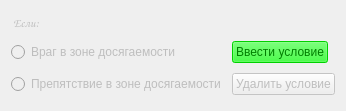
  <widget class="QWidget" name="layoutWidget_6">
   <property name="geometry">
    <rect>
     <x>890</x>
     <y>80</y>
     <width>298</width>
     <height>111</height>
    </rect>
   </property>
   <layout class="QGridLayout" name="gridLayout_13">
    <property name="sizeConstraint">
     <enum>QLayout::SetMinimumSize</enum>
    </property>
    <item row="3" column="0">
     <layout class="QHBoxLayout" name="horizontalLayout_9">
      <item>
       <widget class="QRadioButton" name="ButtonConditionEnemyClose">
        <property name="enabled">
         <bool>false</bool>
        </property>
        <property name="text">
         <string>Враг в зоне досягаемости</string>
        </property>
       </widget>
      </item>
     </layout>
    </item>
    <item row="4" column="0">
     <widget class="QRadioButton" name="ButtonConditionWallClose">
      <property name="enabled">
       <bool>false</bool>
      </property>
      <property name="text">
       <string>Препятствие в зоне досягаемости</string>
      </property>
     </widget>
    </item>
    <item row="3" column="1">
     <widget class="QPushButton" name="AddCondition">
      <property name="enabled">
       <bool>false</bool>
      </property>
      <property name="sizePolicy">
       <sizepolicy hsizetype="Maximum" vsizetype="Fixed">
        <horstretch>0</horstretch>
        <verstretch>0</verstretch>
       </sizepolicy>
      </property>
      <property name="palette">
       <palette>
        <active>
         <colorrole role="WindowText">
          <brush brushstyle="SolidPattern">
           <color alpha="255">
            <red>0</red>
            <green>0</green>
            <blue>0</blue>
           </color>
          </brush>
         </colorrole>
         <colorrole role="Button">
          <brush brushstyle="SolidPattern">
           <color alpha="255">
            <red>0</red>
            <green>255</green>
            <blue>0</blue>
           </color>
          </brush>
         </colorrole>
         <colorrole role="Light">
          <brush brushstyle="SolidPattern">
           <color alpha="255">
            <red>127</red>
            <green>255</green>
            <blue>127</blue>
           </color>
          </brush>
         </colorrole>
         <colorrole role="Midlight">
          <brush brushstyle="SolidPattern">
           <color alpha="255">
            <red>63</red>
            <green>255</green>
            <blue>63</blue>
           </color>
          </brush>
         </colorrole>
         <colorrole role="Dark">
          <brush brushstyle="SolidPattern">
           <color alpha="255">
            <red>0</red>
            <green>127</green>
            <blue>0</blue>
           </color>
          </brush>
         </colorrole>
         <colorrole role="Mid">
          <brush brushstyle="SolidPattern">
           <color alpha="255">
            <red>0</red>
            <green>170</green>
            <blue>0</blue>
           </color>
          </brush>
         </colorrole>
         <colorrole role="Text">
          <brush brushstyle="SolidPattern">
           <color alpha="255">
            <red>0</red>
            <green>0</green>
            <blue>0</blue>
           </color>
          </brush>
         </colorrole>
         <colorrole role="BrightText">
          <brush brushstyle="SolidPattern">
           <color alpha="255">
            <red>255</red>
            <green>255</green>
            <blue>255</blue>
           </color>
          </brush>
         </colorrole>
         <colorrole role="ButtonText">
          <brush brushstyle="SolidPattern">
           <color alpha="255">
            <red>0</red>
            <green>0</green>
            <blue>0</blue>
           </color>
          </brush>
         </colorrole>
         <colorrole role="Base">
          <brush brushstyle="SolidPattern">
           <color alpha="255">
            <red>255</red>
            <green>255</green>
            <blue>255</blue>
           </color>
          </brush>
         </colorrole>
         <colorrole role="Window">
          <brush brushstyle="SolidPattern">
           <color alpha="255">
            <red>0</red>
            <green>255</green>
            <blue>0</blue>
           </color>
          </brush>
         </colorrole>
         <colorrole role="Shadow">
          <brush brushstyle="SolidPattern">
           <color alpha="255">
            <red>0</red>
            <green>0</green>
            <blue>0</blue>
           </color>
          </brush>
         </colorrole>
         <colorrole role="AlternateBase">
          <brush brushstyle="SolidPattern">
           <color alpha="255">
            <red>127</red>
            <green>255</green>
            <blue>127</blue>
           </color>
          </brush>
         </colorrole>
         <colorrole role="ToolTipBase">
          <brush brushstyle="SolidPattern">
           <color alpha="255">
            <red>255</red>
            <green>255</green>
            <blue>220</blue>
           </color>
          </brush>
         </colorrole>
         <colorrole role="ToolTipText">
          <brush brushstyle="SolidPattern">
           <color alpha="255">
            <red>0</red>
            <green>0</green>
            <blue>0</blue>
           </color>
          </brush>
         </colorrole>
         <colorrole role="PlaceholderText">
          <brush brushstyle="SolidPattern">
           <color alpha="128">
            <red>0</red>
            <green>0</green>
            <blue>0</blue>
           </color>
          </brush>
         </colorrole>
        </active>
        <inactive>
         <colorrole role="WindowText">
          <brush brushstyle="SolidPattern">
           <color alpha="255">
            <red>0</red>
            <green>0</green>
            <blue>0</blue>
           </color>
          </brush>
         </colorrole>
         <colorrole role="Button">
          <brush brushstyle="SolidPattern">
           <color alpha="255">
            <red>0</red>
            <green>255</green>
            <blue>0</blue>
           </color>
          </brush>
         </colorrole>
         <colorrole role="Light">
          <brush brushstyle="SolidPattern">
           <color alpha="255">
            <red>127</red>
            <green>255</green>
            <blue>127</blue>
           </color>
          </brush>
         </colorrole>
         <colorrole role="Midlight">
          <brush brushstyle="SolidPattern">
           <color alpha="255">
            <red>63</red>
            <green>255</green>
            <blue>63</blue>
           </color>
          </brush>
         </colorrole>
         <colorrole role="Dark">
          <brush brushstyle="SolidPattern">
           <color alpha="255">
            <red>0</red>
            <green>127</green>
            <blue>0</blue>
           </color>
          </brush>
         </colorrole>
         <colorrole role="Mid">
          <brush brushstyle="SolidPattern">
           <color alpha="255">
            <red>0</red>
            <green>170</green>
            <blue>0</blue>
           </color>
          </brush>
         </colorrole>
         <colorrole role="Text">
          <brush brushstyle="SolidPattern">
           <color alpha="255">
            <red>0</red>
            <green>0</green>
            <blue>0</blue>
           </color>
          </brush>
         </colorrole>
         <colorrole role="BrightText">
          <brush brushstyle="SolidPattern">
           <color alpha="255">
            <red>255</red>
            <green>255</green>
            <blue>255</blue>
           </color>
          </brush>
         </colorrole>
         <colorrole role="ButtonText">
          <brush brushstyle="SolidPattern">
           <color alpha="255">
            <red>0</red>
            <green>0</green>
            <blue>0</blue>
           </color>
          </brush>
         </colorrole>
         <colorrole role="Base">
          <brush brushstyle="SolidPattern">
           <color alpha="255">
            <red>255</red>
            <green>255</green>
            <blue>255</blue>
           </color>
          </brush>
         </colorrole>
         <colorrole role="Window">
          <brush brushstyle="SolidPattern">
           <color alpha="255">
            <red>0</red>
            <green>255</green>
            <blue>0</blue>
           </color>
          </brush>
         </colorrole>
         <colorrole role="Shadow">
          <brush brushstyle="SolidPattern">
           <color alpha="255">
            <red>0</red>
            <green>0</green>
            <blue>0</blue>
           </color>
          </brush>
         </colorrole>
         <colorrole role="AlternateBase">
          <brush brushstyle="SolidPattern">
           <color alpha="255">
            <red>127</red>
            <green>255</green>
            <blue>127</blue>
           </color>
          </brush>
         </colorrole>
         <colorrole role="ToolTipBase">
          <brush brushstyle="SolidPattern">
           <color alpha="255">
            <red>255</red>
            <green>255</green>
            <blue>220</blue>
           </color>
          </brush>
         </colorrole>
         <colorrole role="ToolTipText">
          <brush brushstyle="SolidPattern">
           <color alpha="255">
            <red>0</red>
            <green>0</green>
            <blue>0</blue>
           </color>
          </brush>
         </colorrole>
         <colorrole role="PlaceholderText">
          <brush brushstyle="SolidPattern">
           <color alpha="128">
            <red>0</red>
            <green>0</green>
            <blue>0</blue>
           </color>
          </brush>
         </colorrole>
        </inactive>
        <disabled>
         <colorrole role="WindowText">
          <brush brushstyle="SolidPattern">
           <color alpha="255">
            <red>0</red>
            <green>127</green>
            <blue>0</blue>
           </color>
          </brush>
         </colorrole>
         <colorrole role="Button">
          <brush brushstyle="SolidPattern">
           <color alpha="255">
            <red>0</red>
            <green>255</green>
            <blue>0</blue>
           </color>
          </brush>
         </colorrole>
         <colorrole role="Light">
          <brush brushstyle="SolidPattern">
           <color alpha="255">
            <red>127</red>
            <green>255</green>
            <blue>127</blue>
           </color>
          </brush>
         </colorrole>
         <colorrole role="Midlight">
          <brush brushstyle="SolidPattern">
           <color alpha="255">
            <red>63</red>
            <green>255</green>
            <blue>63</blue>
           </color>
          </brush>
         </colorrole>
         <colorrole role="Dark">
          <brush brushstyle="SolidPattern">
           <color alpha="255">
            <red>0</red>
            <green>127</green>
            <blue>0</blue>
           </color>
          </brush>
         </colorrole>
         <colorrole role="Mid">
          <brush brushstyle="SolidPattern">
           <color alpha="255">
            <red>0</red>
            <green>170</green>
            <blue>0</blue>
           </color>
          </brush>
         </colorrole>
         <colorrole role="Text">
          <brush brushstyle="SolidPattern">
           <color alpha="255">
            <red>0</red>
            <green>127</green>
            <blue>0</blue>
           </color>
          </brush>
         </colorrole>
         <colorrole role="BrightText">
          <brush brushstyle="SolidPattern">
           <color alpha="255">
            <red>255</red>
            <green>255</green>
            <blue>255</blue>
           </color>
          </brush>
         </colorrole>
         <colorrole role="ButtonText">
          <brush brushstyle="SolidPattern">
           <color alpha="255">
            <red>0</red>
            <green>127</green>
            <blue>0</blue>
           </color>
          </brush>
         </colorrole>
         <colorrole role="Base">
          <brush brushstyle="SolidPattern">
           <color alpha="255">
            <red>0</red>
            <green>255</green>
            <blue>0</blue>
           </color>
          </brush>
         </colorrole>
         <colorrole role="Window">
          <brush brushstyle="SolidPattern">
           <color alpha="255">
            <red>0</red>
            <green>255</green>
            <blue>0</blue>
           </color>
          </brush>
         </colorrole>
         <colorrole role="Shadow">
          <brush brushstyle="SolidPattern">
           <color alpha="255">
            <red>0</red>
            <green>0</green>
            <blue>0</blue>
           </color>
          </brush>
         </colorrole>
         <colorrole role="AlternateBase">
          <brush brushstyle="SolidPattern">
           <color alpha="255">
            <red>0</red>
            <green>255</green>
            <blue>0</blue>
           </color>
          </brush>
         </colorrole>
         <colorrole role="ToolTipBase">
          <brush brushstyle="SolidPattern">
           <color alpha="255">
            <red>255</red>
            <green>255</green>
            <blue>220</blue>
           </color>
          </brush>
         </colorrole>
         <colorrole role="ToolTipText">
          <brush brushstyle="SolidPattern">
           <color alpha="255">
            <red>0</red>
            <green>0</green>
            <blue>0</blue>
           </color>
          </brush>
         </colorrole>
         <colorrole role="PlaceholderText">
          <brush brushstyle="SolidPattern">
           <color alpha="128">
            <red>0</red>
            <green>0</green>
            <blue>0</blue>
           </color>
          </brush>
         </colorrole>
        </disabled>
       </palette>
      </property>
      <property name="styleSheet">
       <string notr="true"/>
      </property>
      <property name="text">
       <string>Ввести условие</string>
      </property>
     </widget>
    </item>
    <item row="0" column="0">
     <widget class="QLabel" name="label_17">
      <property name="enabled">
       <bool>false</bool>
      </property>
      <property name="sizePolicy">
       <sizepolicy hsizetype="Maximum" vsizetype="Maximum">
        <horstretch>0</horstretch>
        <verstretch>0</verstretch>
       </sizepolicy>
      </property>
      <property name="minimumSize">
       <size>
        <width>30</width>
        <height>0</height>
       </size>
      </property>
      <property name="font">
       <font>
        <family>Comic Sans MS</family>
        <weight>75</weight>
        <bold>true</bold>
       </font>
      </property>
      <property name="text">
       <string>Если:</string>
      </property>
      <property name="alignment">
       <set>Qt::AlignCenter</set>
      </property>
     </widget>
    </item>
    <item row="4" column="1">
     <widget class="QPushButton" name="DeleteCondition">
      <property name="enabled">
       <bool>false</bool>
      </property>
      <property name="sizePolicy">
       <sizepolicy hsizetype="Maximum" vsizetype="Fixed">
        <horstretch>0</horstretch>
        <verstretch>0</verstretch>
       </sizepolicy>
      </property>
      <property name="text">
       <string>Удалить условие</string>
      </property>
     </widget>
    </item>
   </layout>
  </widget>
